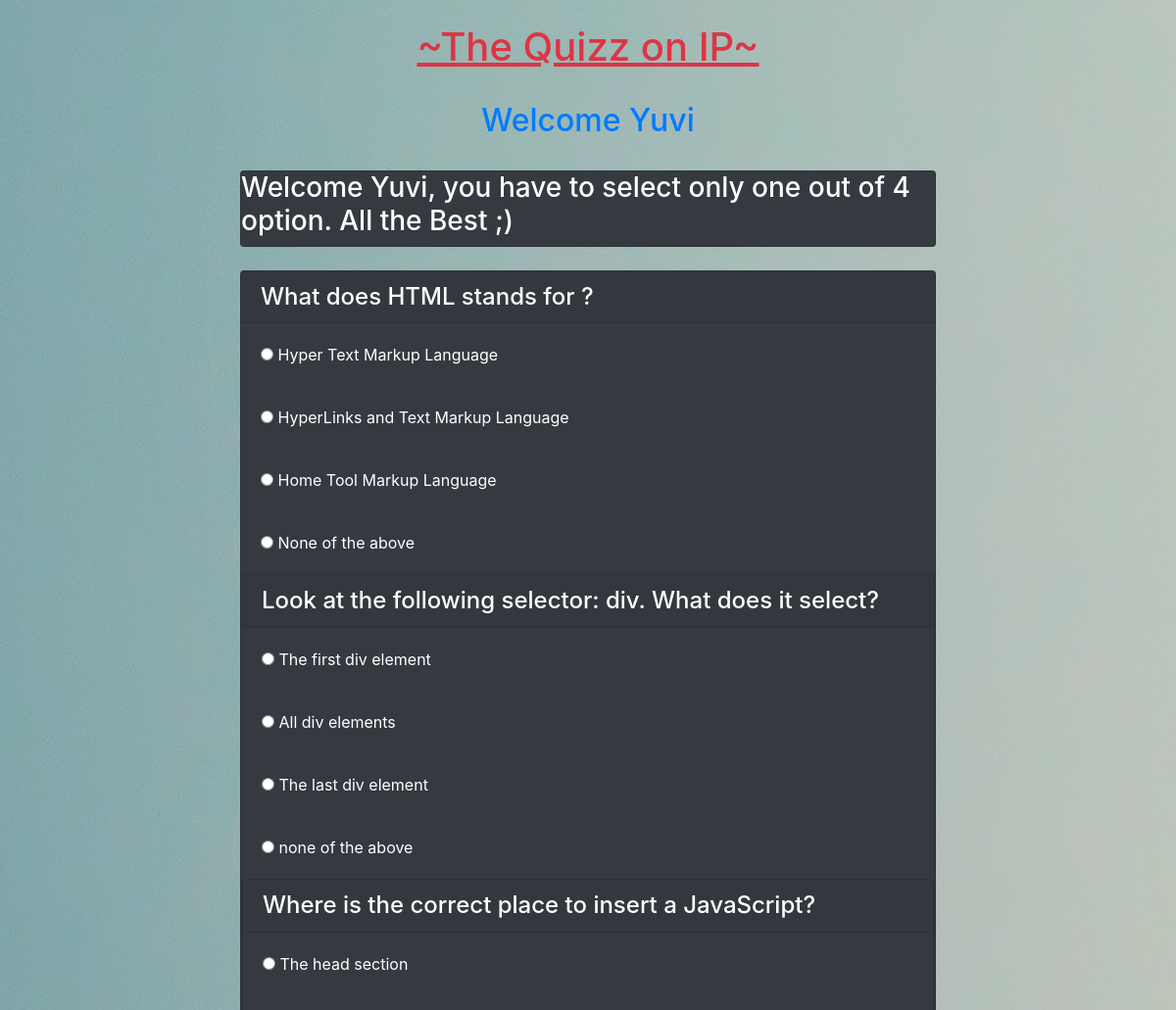
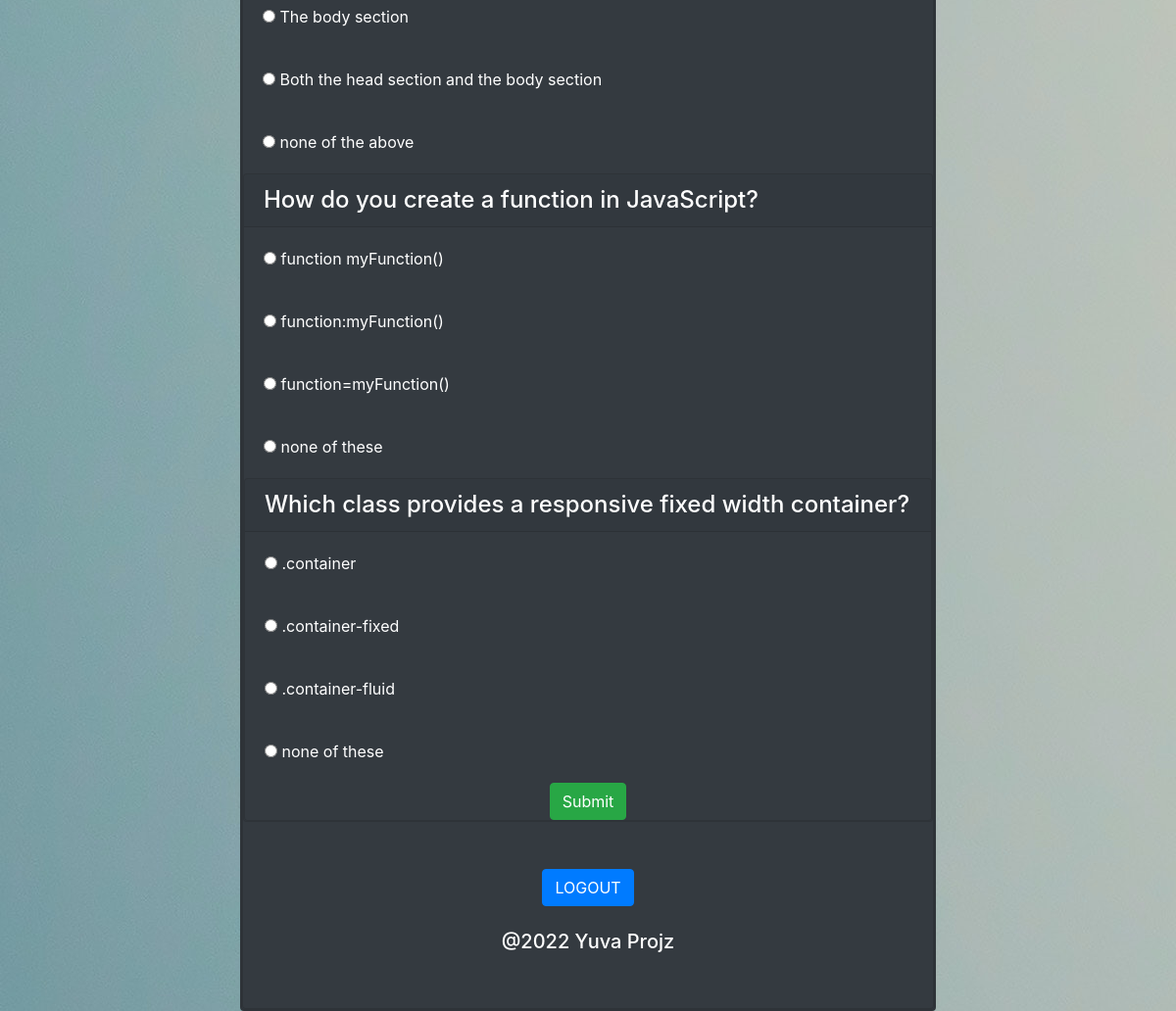
The page /home.php (signed in) on the database its author committed (2 pictures, top to bottom).
### tables this page shows
CREATE TABLE `questions` (
  `qid` int(250) NOT NULL,
  `question` varchar(250) DEFAULT NULL,
  `ans_id` int(250) DEFAULT NULL
);

CREATE TABLE `answers` (
  `aid` int(250) NOT NULL,
  `answer` varchar(250) DEFAULT NULL,
  `ans_id` int(250) DEFAULT NULL
);

### home.php (the view, shortened to what this page needs)
<?php
$con = mysqli_connect('localhost', 'root');
mysqli_select_db($con, 'quizdbase');
?>
<!DOCTYPE html>
<html lang="en">
<head>
    <link rel="stylesheet" href="https://cdn.jsdelivr.net/npm/bootstrap@4.3.1/dist/css/bootstrap.min.css">
</head>
<body>
    <div class="container">
        <br>
        <h1 class="text-center text-danger"><u>~The Quizz on IP~</u></h1><br>
        <h2 class="text-center text-primary">Welcome <?php echo $_SESSION['username']; ?></h2><br>
        <div class="col-lg-8 m-auto d-block">
            <div class="card bg-dark text-white">
                <h3>Welcome <?php echo $_SESSION['username']; ?>, you have to select only one out of 4 option. All the Best ;)
                </h3>
            </div><br>
            <form action="check.php" method="post">
                <?php
                for($i=1; $i < 6;$i++){
                $q = " select * from questions where qid = $i";
                $query = mysqli_query($con, $q);
                while ($rows = mysqli_fetch_array($query)) {
                ?>
                    <div class="card bg-dark text-white">
                        <h4 class="card-header"><?php echo $rows['question'] ?></h4>
                        <?php
                        $q = "select * from answers where ans_id = $i";
                        $query = mysqli_query($con, $q);
                        while ($rows = mysqli_fetch_array($query)) {
                        ?>
                            <div class="card-body">
                                <input type="radio" name="quizcheck[<?php echo $rows['ans_id']?>]" value="<?php echo $rows["aid"] ?>">
                                <?php
                                echo $rows['answer'];?>
                            </div>
                    <?php
                        }
                    }
                    }
                    ?>
                    <input type="submit" name="submit" value="Submit" class="btn btn-success m-auto d-block">
            </form>
        </div>
    </div><br><br>
    <div class="m-auto d-block">
    <a href="logout.php" class="btn btn-primary">LOGOUT</a>
    </div><br>
    <div>
        <h5 class="text-center"> @2022 Yuva Projz</h5>
    </div><br><br>
</body>
</html>

### home.php (style rules this page uses)
body { background-image: url("bc.jpg"); }

### rows shown on the page
questions: question "What does HTML stands for ?"
answers: answer "Hyper Text Markup Language"
answers: answer "HyperLinks and Text Markup Language"
answers: answer "Home Tool Markup Language"
answers: answer "None of the above"
questions: question "Look at the following selector: div. What does it select?"
answers: answer "The first div element"
answers: answer "All div elements"
answers: answer "The last div element"
answers: answer "none of the above"
questions: question "Where is the correct place to insert a JavaScript?"
answers: answer "The head section"
answers: answer "The body section"
answers: answer "Both the head section and the body section"
answers: answer "none of the above"
questions: question "How do you create a function in JavaScript?"
answers: answer "function myFunction()"
answers: answer "function:myFunction()"
answers: answer "function=myFunction()"
answers: answer "none of these"
questions: question "Which class provides a responsive fixed width container?"
answers: answer ".container"
answers: answer ".container-fixed"
answers: answer ".container-fluid"
answers: answer "none of these"

### other values the page prints
$_SESSION['username'] "Yuvi"
